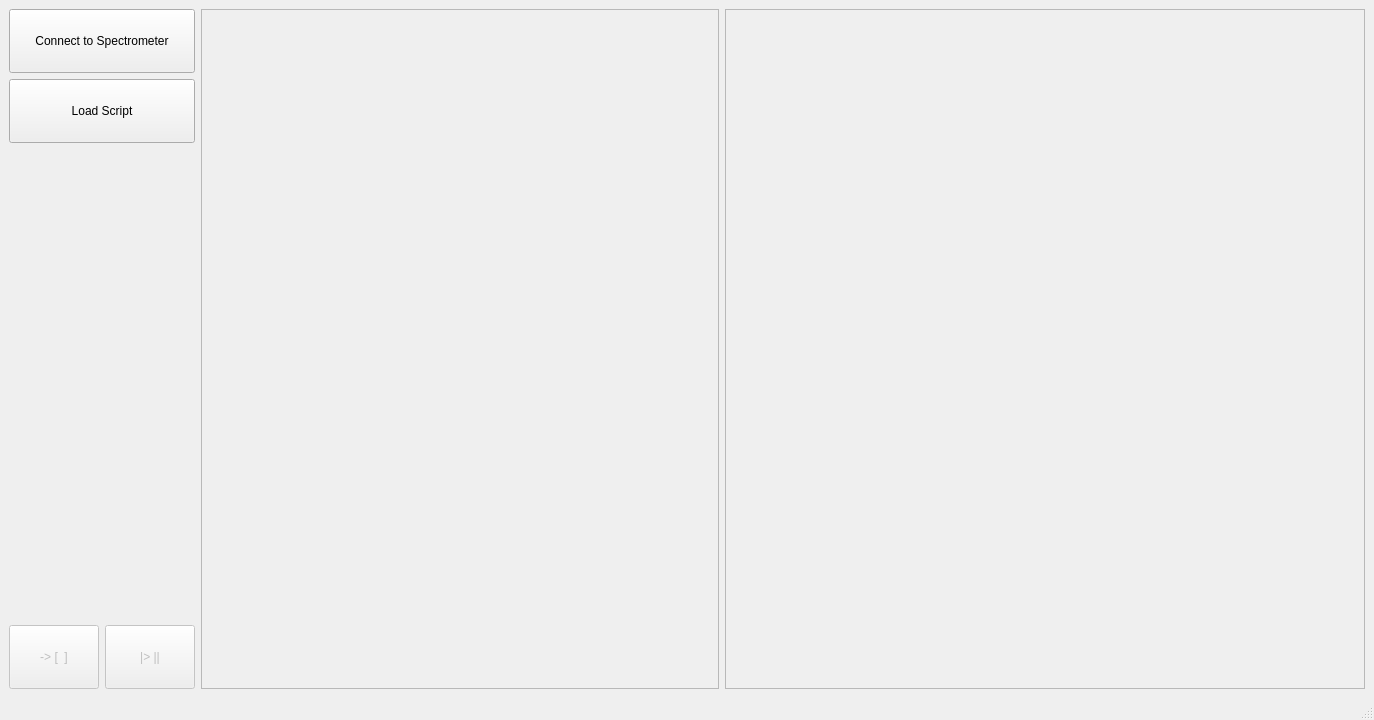
<?xml version="1.0" encoding="UTF-8"?>
<ui version="4.0">
 <class>EMRE</class>
 <widget class="QMainWindow" name="EMRE">
  <property name="geometry">
   <rect>
    <x>0</x>
    <y>0</y>
    <width>1374</width>
    <height>720</height>
   </rect>
  </property>
  <property name="windowTitle">
   <string>EMRE</string>
  </property>
  <property name="windowIcon">
   <iconset>
    <normaloff>../../icons/EMRE.png</normaloff>../../icons/EMRE.png</iconset>
  </property>
  <widget class="QWidget" name="centralwidget">
   <layout class="QGridLayout" name="gridLayout_2">
    <item row="0" column="0">
     <layout class="QHBoxLayout" name="plotter_layout">
      <item>
       <layout class="QVBoxLayout" name="verticalLayout" stretch="0,0,0,0">
        <item>
         <widget class="QPushButton" name="connect_btn">
          <property name="enabled">
           <bool>true</bool>
          </property>
          <property name="minimumSize">
           <size>
            <width>0</width>
            <height>64</height>
           </size>
          </property>
          <property name="maximumSize">
           <size>
            <width>255</width>
            <height>16777215</height>
           </size>
          </property>
          <property name="text">
           <string>Connect to Spectrometer</string>
          </property>
         </widget>
        </item>
        <item>
         <widget class="QPushButton" name="load_script_btn">
          <property name="enabled">
           <bool>true</bool>
          </property>
          <property name="minimumSize">
           <size>
            <width>0</width>
            <height>64</height>
           </size>
          </property>
          <property name="maximumSize">
           <size>
            <width>255</width>
            <height>16777215</height>
           </size>
          </property>
          <property name="text">
           <string>Load Script</string>
          </property>
         </widget>
        </item>
        <item>
         <spacer name="verticalSpacer">
          <property name="orientation">
           <enum>Qt::Vertical</enum>
          </property>
          <property name="sizeHint" stdset="0">
           <size>
            <width>20</width>
            <height>40</height>
           </size>
          </property>
         </spacer>
        </item>
        <item>
         <layout class="QGridLayout" name="gridLayout">
          <item row="0" column="0">
           <widget class="QPushButton" name="par_to_hw_btn">
            <property name="enabled">
             <bool>false</bool>
            </property>
            <property name="minimumSize">
             <size>
              <width>0</width>
              <height>64</height>
             </size>
            </property>
            <property name="maximumSize">
             <size>
              <width>90</width>
              <height>16777215</height>
             </size>
            </property>
            <property name="text">
             <string>-&gt; [  ]</string>
            </property>
            <property name="checkable">
             <bool>true</bool>
            </property>
           </widget>
          </item>
          <item row="0" column="1">
           <widget class="QPushButton" name="run_btn">
            <property name="enabled">
             <bool>false</bool>
            </property>
            <property name="minimumSize">
             <size>
              <width>0</width>
              <height>64</height>
             </size>
            </property>
            <property name="maximumSize">
             <size>
              <width>90</width>
              <height>16777215</height>
             </size>
            </property>
            <property name="text">
             <string>|&gt; ||</string>
            </property>
            <property name="checkable">
             <bool>true</bool>
            </property>
           </widget>
          </item>
         </layout>
        </item>
       </layout>
      </item>
      <item>
       <widget class="QFrame" name="eprFrame">
        <property name="enabled">
         <bool>true</bool>
        </property>
        <property name="sizePolicy">
         <sizepolicy hsizetype="Preferred" vsizetype="Preferred">
          <horstretch>0</horstretch>
          <verstretch>0</verstretch>
         </sizepolicy>
        </property>
        <property name="minimumSize">
         <size>
          <width>480</width>
          <height>400</height>
         </size>
        </property>
        <property name="frameShape">
         <enum>QFrame::StyledPanel</enum>
        </property>
        <property name="frameShadow">
         <enum>QFrame::Raised</enum>
        </property>
       </widget>
      </item>
      <item>
       <widget class="QFrame" name="cvFrame">
        <property name="minimumSize">
         <size>
          <width>640</width>
          <height>400</height>
         </size>
        </property>
        <property name="frameShape">
         <enum>QFrame::StyledPanel</enum>
        </property>
        <property name="frameShadow">
         <enum>QFrame::Raised</enum>
        </property>
       </widget>
      </item>
     </layout>
    </item>
   </layout>
  </widget>
  <widget class="QMenuBar" name="menubar">
   <property name="geometry">
    <rect>
     <x>0</x>
     <y>0</y>
     <width>1374</width>
     <height>24</height>
    </rect>
   </property>
  </widget>
  <widget class="QStatusBar" name="statusbar"/>
 </widget>
 <resources/>
 <connections/>
</ui>
